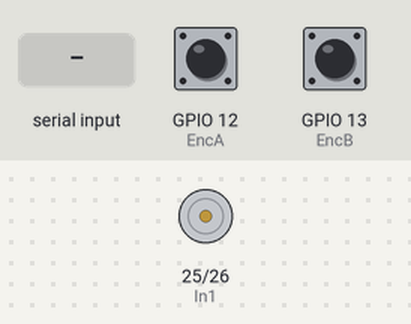
Simulated run of this sketch. Board: ESP32. Parts: motor-driver pin pairs drawn as motors (green arrow = first pin HIGH = forward, orange = second pin HIGH = backward, longer = more drive). The inputs (shaded band) are chosen by the test bench; at power-on: GPIO 12 (EncA) HIGH, GPIO 13 (EncB) HIGH. What the sketch prints to the serial monitor is not drawn.

Above: at 1.2 s.
1.3 s: "L90\n" received over Serial
Timing chart, 0 to 4.3 s (numbered marks = the images above; inputs shaded):
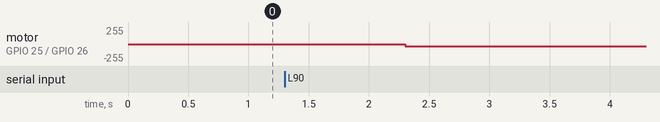

Measured:
- after the input at 1.3 s, motor on GPIO 25 (In1) / GPIO 26 (In2): stopped → backward 30/255 after 1.0 s

The sketch:

testing_map_motor_connections.ino
```cpp
// Encoder
const int EncA = 12;
const int EncB = 13;

// PWM
const int In1 = 25;
const int In2 = 26;

// Interruptions variables
volatile bool Aset = 0;
volatile bool Bset = 0;

// Motor variables
int ppr = 4560;       // Pulses per revolution
float enc_res = 0.12; // Encoder resolution
int motor_pos = 0;    // Motor position in degrees
int pwm = 30;         // PWM value (30 - 250) for motor movement

// Others
hw_timer_t *timer = NULL;

long current_pulse = 0;
long revolutions = 0;
float prev_pos = 0;
float current_pos = 0;
float linear_vel = 0.0;

void reset()
{

    current_pulse = 0;
    revolutions = 0;
    linear_vel = 0.0;
}

void stop()
{

    analogWrite(In1, 0);
    analogWrite(In2, 0);
}

void turn_right(int pwm)
{

    analogWrite(In1, pwm);
    analogWrite(In2, 0);
}

void turn_left(int pwm)
{

    analogWrite(In1, 0);
    analogWrite(In2, pwm);
}

// Encoder interruption routine
void IRAM_ATTR Encoder()
{

    Aset = digitalRead(EncA);
    Bset = digitalRead(EncB);

    if (Bset == Aset)
    {

        current_pulse++;
    }
    else
    {

        current_pulse--;
    }

    motor_pos = (current_pulse * 360) / ppr;
    current_pos = motor_pos;

    if (current_pulse >= ppr || current_pulse <= -ppr)
    {
        revolutions++;
        current_pulse = 0;
    }
}

// Velocity calculation interruption routine
void IRAM_ATTR getVel()
{

    linear_vel = (current_pos - prev_pos) / 0.015;

    if (linear_vel < 0)
        linear_vel = -linear_vel;

    prev_pos = current_pos;
}

void reachTarget(char direction, int distance)
{

    int initial_pulse = current_pulse;
    int pulses_needed = distance / enc_res;

    if (direction == 'L')
    {

        turn_left(pwm);
    }
    else if (direction == 'R')
    {

        turn_right(pwm);
    }

    while (abs(current_pulse - initial_pulse) < abs(pulses_needed))
    {

        Serial.print("Velocity: ");
        Serial.println(linear_vel);

        Serial.print("Direction: ");
        Serial.println(direction);

        float distance_covered = abs(current_pulse - initial_pulse) * enc_res;
        Serial.print("Covered distance: ");
        Serial.print(distance_covered);
        Serial.println(" cm");
    }

    stop();
    reset();
}

void setup()
{

    Serial.begin(9600);

    pinMode(In1, OUTPUT);
    pinMode(In2, OUTPUT);

    pinMode(EncA, INPUT_PULLUP);
    pinMode(EncB, INPUT_PULLUP);

    attachInterrupt(digitalPinToInterrupt(EncA), Encoder, CHANGE);
    attachInterrupt(digitalPinToInterrupt(EncB), Encoder, CHANGE);

    timer = timerBegin(0, 80, true); // Timer 0, prescaler 80
    timerAttachInterrupt(timer, &getVel, true);
    timerAlarmWrite(timer, 15000, true); // 0.015 s interval
    timerAlarmEnable(timer);
}

void loop()
{

    if (Serial.available() > 0)
    {

        String str = Serial.readStringUntil(' ');

        char direction = str.charAt(0);

        str.remove(0, 1);
        int distance = str.toInt();

        reachTarget(direction, distance);
    }
}
```
